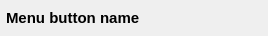
<?xml version="1.0" encoding="UTF-8"?>
<ui version="4.0">
 <class>menu_button</class>
 <widget class="QWidget" name="menu_button">
  <property name="geometry">
   <rect>
    <x>0</x>
    <y>0</y>
    <width>268</width>
    <height>36</height>
   </rect>
  </property>
  <property name="windowTitle">
   <string notr="true">Form</string>
  </property>
  <property name="styleSheet">
   <string notr="true">#btn {
	border-radius: 6px;
}

#btn:hover {
	background-color: #353535;
}

#label {
	font-size: 11pt;
	font-weight: 600;
}</string>
  </property>
  <layout class="QVBoxLayout" name="layout_menu_button_widget" stretch="0">
   <property name="spacing">
    <number>0</number>
   </property>
   <property name="leftMargin">
    <number>0</number>
   </property>
   <property name="topMargin">
    <number>0</number>
   </property>
   <property name="rightMargin">
    <number>0</number>
   </property>
   <property name="bottomMargin">
    <number>0</number>
   </property>
   <item>
    <widget class="QFrame" name="btn">
     <layout class="QHBoxLayout" name="layout_menu_button">
      <property name="leftMargin">
       <number>6</number>
      </property>
      <property name="topMargin">
       <number>6</number>
      </property>
      <property name="rightMargin">
       <number>6</number>
      </property>
      <property name="bottomMargin">
       <number>6</number>
      </property>
      <item>
       <widget class="QLabel" name="label">
        <property name="text">
         <string notr="true">Menu button name</string>
        </property>
       </widget>
      </item>
      <item>
       <widget class="IconWidget" name="icon">
        <property name="minimumSize">
         <size>
          <width>24</width>
          <height>24</height>
         </size>
        </property>
        <property name="maximumSize">
         <size>
          <width>24</width>
          <height>24</height>
         </size>
        </property>
        <property name="text">
         <string notr="true"/>
        </property>
        <property name="pixmap">
         <pixmap resource="../../../resources/index.qrc">:/icons/test</pixmap>
        </property>
        <property name="scaledContents">
         <bool>true</bool>
        </property>
       </widget>
      </item>
     </layout>
    </widget>
   </item>
  </layout>
 </widget>
 <customwidgets>
  <customwidget>
   <class>IconWidget</class>
   <extends>QLabel</extends>
   <header>widgets.common</header>
  </customwidget>
 </customwidgets>
 <resources>
  <include location="../../../resources/index.qrc"/>
  <include location="../../../resources/index.qrc"/>
 </resources>
 <connections/>
</ui>
